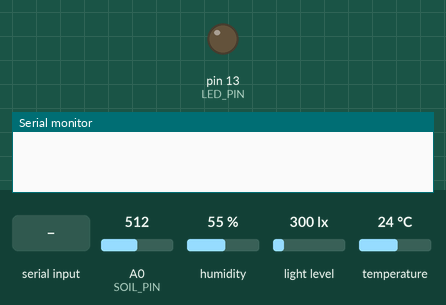
A sketch run on a simulated Arduino Uno, built with avr-gcc and run on an emulated ATmega328P. Shown: output pins drawn as LEDs (lit = HIGH), the last lines printed to the serial monitor. Inputs (shaded band) come from the test bench; at power-on: A0 (SOIL_PIN) = 512, humidity 55 %, light level 300 lx, temperature 24 °C.

Above: at 1.2 s.
1.3 s: "1\n" received over Serial
At 2.7 s:
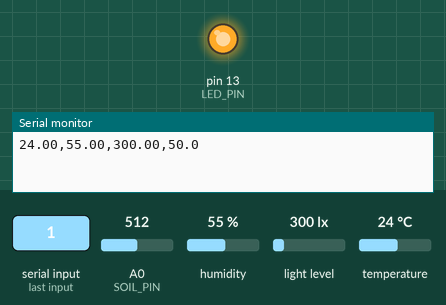
Timing chart, 0 to 7.8 s (numbered marks = the images above; inputs shaded):
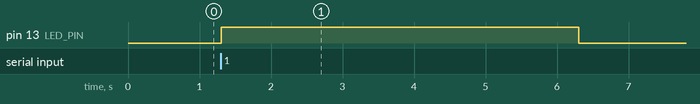

The sketch:

hwTestCode.ino
```cpp
#include <Wire.h>
#include <DHT.h>
#include <Adafruit_Sensor.h>
#include <Adafruit_TSL2591.h>
#include <math.h>

#define DHTPIN    12
#define DHTTYPE   DHT22
#define SOIL_PIN  A0  // PLACEHOLDER: Potentiometer simulating soil moisture sensor (A0)
#define LED_PIN   LED_BUILTIN  // PLACEHOLDER: Onboard LED simulating relay/pump (Pin 13)

inline void ledOn()  { digitalWrite(LED_PIN, HIGH); }
inline void ledOff() { digitalWrite(LED_PIN, LOW); }

DHT dht(DHTPIN, DHTTYPE);
Adafruit_TSL2591 tsl = Adafruit_TSL2591(2591);
bool tslPresent = false;

const unsigned long SENSOR_PERIOD_MS = 2000;
unsigned long lastSensorMs = 0;

// PLACEHOLDER: 5-second delay simulating weight-based watering (replaces load cell)
const unsigned long TEST_WATER_DURATION_MS = 5000;

enum State {
  IDLE = 0,
  WATERING = 1
};

State state = IDLE;
unsigned long wateringStartMs = 0;

String cmdLine;

// Only handle '1' command - autonomous operation, no force-stop
void pollSerialCommands() {
  while (Serial.available()) {
    char c = (char)Serial.read();
    if (c == '\n') {
      cmdLine.trim();
      if (cmdLine == "1") {
        if (state == IDLE) {
          state = WATERING;
          wateringStartMs = millis();
          ledOn();
        }
      }
      // No '0' command - autonomous operation only
      cmdLine = "";
    } else if (c != '\r' && cmdLine.length() < 64) {
      cmdLine += c;
    }
  }
}

float readSoilPercent() {
  int raw = analogRead(SOIL_PIN);
  return (raw * 100.0f) / 1023.0f;
}

float readLuxSafe() {
  if (!tslPresent) return NAN;
  uint32_t lum = tsl.getFullLuminosity();
  uint16_t ir = lum >> 16;
  uint16_t full = lum & 0xFFFF;
  float lux = tsl.calculateLux(full, ir);
  return isfinite(lux) ? lux : NAN;
}

void updateWateringIfNeeded(unsigned long now) {
  if (state != WATERING) return;

  if (now - wateringStartMs >= TEST_WATER_DURATION_MS) {
    ledOff();
    state = IDLE;
  }
}

// LabVIEW expects only 4 fields: temp,hum,lux,soilPct
void printCsvLine(float temp, float hum, float lux, float soilPct) {
  if (isnan(temp)) Serial.print("nan"); else Serial.print(temp, 2);
  Serial.print(",");
  if (isnan(hum)) Serial.print("nan"); else Serial.print(hum, 2);
  Serial.print(",");
  if (isnan(lux)) Serial.print("nan"); else Serial.print(lux, 2);
  Serial.print(",");
  Serial.println(soilPct, 1);  // Last field uses println
}

void setup() {
  Serial.begin(9600);
  Wire.begin();

  pinMode(LED_PIN, OUTPUT);
  ledOff();

  dht.begin();

  tslPresent = tsl.begin();
  if (tslPresent) {
    tsl.setGain(TSL2591_GAIN_MED);
    tsl.setTiming(TSL2591_INTEGRATIONTIME_100MS);
  }
}

void loop() {
  unsigned long now = millis();

  pollSerialCommands();
  updateWateringIfNeeded(now);

  if (now - lastSensorMs >= SENSOR_PERIOD_MS) {
    lastSensorMs = now;

    float soilPct = readSoilPercent();
    float hum = dht.readHumidity();
    float temp = dht.readTemperature();
    float lux = readLuxSafe();

    printCsvLine(temp, hum, lux, soilPct);
  }
}
```

Measured:
- after the input at 1.3 s, pin 13 (LED_PIN): LOW → HIGH at once, → LOW 5.0 s later
